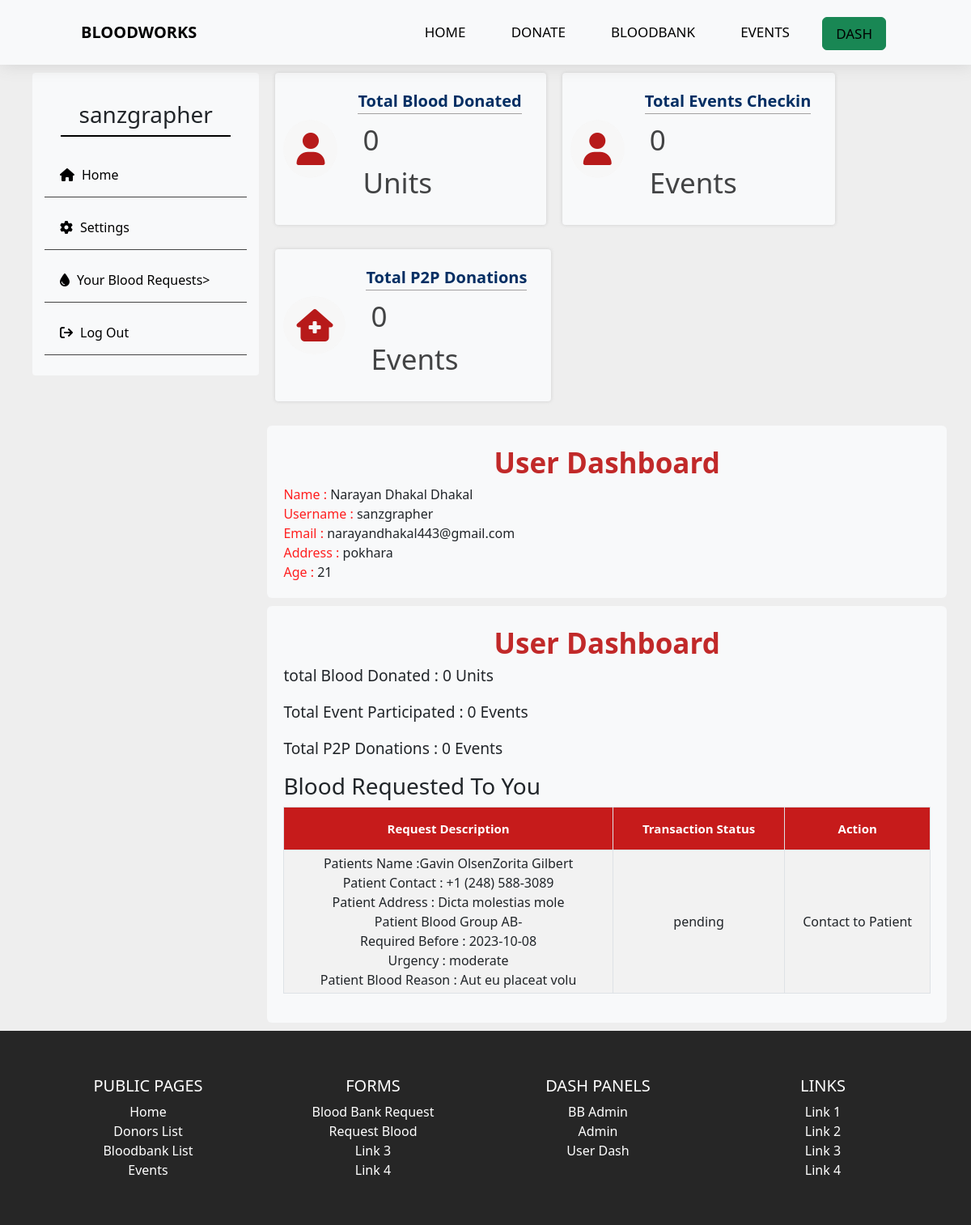
The app's page /dash (signed in) with its own data.
### tables this page shows
CREATE TABLE `user` (
  `id` int(11) NOT NULL,
  `fname` varchar(20) DEFAULT NULL,
  `mname` varchar(20) DEFAULT NULL,
  `lname` varchar(20) DEFAULT NULL,
  `dateofbirth` date DEFAULT NULL,
  `email` varchar(50) DEFAULT NULL,
  `password` varchar(70) DEFAULT NULL,
  `username` varchar(25) DEFAULT NULL,
  `bloodgroup` varchar(5) DEFAULT NULL,
  `donor_availability` varchar(15) DEFAULT NULL,
  `address` varchar(100) DEFAULT NULL,
  `phone_no` varchar(100) DEFAULT NULL,
  `age` int(11) DEFAULT NULL,
  `last_donation_date` date DEFAULT NULL
);

CREATE TABLE `request_list` (
  `req_id` int(11) NOT NULL,
  `user_id` int(11) DEFAULT NULL,
  `transaction_type` varchar(8) NOT NULL,
  `donor_id` int(11) NOT NULL,
  `transaction_status` varchar(50) DEFAULT NULL,
  `req_description` text DEFAULT NULL,
  `required_blood_group` varchar(5) NOT NULL,
  `required_date` date NOT NULL,
  `req_blood_unit` int(11) NOT NULL
);

### controllers/Dash.php (called while the page is built, shortened)
<?php
class Dash extends User
{
    public function index($a = "", $b = "", $c = "")
    {
        $loggedindata = $this->getUserData();
        $eventlist = $this->eventLists();
        $user_totalDonated = $this->u_totalDonated(getLoggedinUser('userid'));
        $user_totalEvents = $this->totalUserEvents(getLoggedinUser('userid'), "count");
        $user_totalP2p = $this->totalP2Pdonated(getLoggedinUser('userid'), "count");
       $stat=[
              "totalDonated" => $user_totalDonated,
                "totalEvents" => $user_totalEvents,
                "totalp2p" => $user_totalP2p,
       ];
        $data = [
                "loggedinuser" => $loggedindata,
            "events" => $eventlist,
            "stats" => $stat,
            "requestedTo" => $this->requestedTo(getLoggedinUser('userid')),
            ];
        $this->view('dash/home', $data);
    }
    public function getUserData()
    {
         $getuserdata = new Model;
        $getuserdata->table = "user";
        $getuserdata->order_column = "id";
        $getsessionid = getLoggedinUser('userid');
        $data = [
            "id" => "$getsessionid"
        ];
        $getuserdata = $getuserdata->where($data);
        return $getuserdata;
    }
    private function eventLists()
    {
        $eventlist = new Model;
        $eventlist->table = "event";
        $eventlist->order_column = "event_id";
        $eventlist = $eventlist->findAll();
        return $eventlist;
    }
    private function requestedTo ($u_id){
        $requestedTo = new Model;
        $requestedTo->table = "request_list";
        $requestedTo->order_column = "req_id";
        $data = [
            "donor_id" => $u_id,
            "transaction_status" => "pending"
        ];
        $requestedTo = $requestedTo->where($data);
        return $requestedTo;
    }
}

### includes/app.php (called while the page is built, shortened)
<?php
class App
{
    private $method = "index";
    public function splitURL()
    {
        $URL = $_GET['url'] ?? 'home';
        $URL = explode("/", trim($URL, "/"));
        return $URL;
    }
    public function loadController()
    {
        $URL = $this->splitURL();
        if($URL[0] == "dash"){
            if ($URL[0] == "dash" && !isset($URL[1])) {
                $filename = "controllers/Dash"  . ".php";
            } elseif ($URL[0] == "dash" && isset($URL[1])) {
                $filename = "controllers/" . $URL[0] . $URL[1] . ".php";
            }
        }
        elseif ($URL[0] == "admin"  ) {
            if ($URL[0] == "admin" && !isset($URL[1])) {
                $filename = "controllers/Admin"  . ".php";
            } elseif ($URL[0] == "admin" && isset($URL[1])) {
                $filename = "controllers/" . $URL[0] . $URL[1] . ".php";
            }
        }
        elseif ($URL[0] == "bbadmin"  ) {
            if ($URL[0] == "bbadmin" && !isset($URL[1])) {
                $filename = "controllers/bbadmin"  . ".php";
            } elseif ($URL[0] == "bbadmin" && isset($URL[1])) {
                $filename = "controllers/" . $URL[0] . $URL[1] . ".php";
            }
        }
        else{
            $filename = "controllers/" .$URL[0] . ".php";
        }
        if (file_exists($filename)) {
            unset($URL[0]);
        } else {
            $filename = "controllers/_404.php";
            require $filename;
            $this->controller = "_404";
        }
        $controller = new $this->controller;
        $URL = $URL ? array_values($URL) : [];
        call_user_func_array([$controller, $this->method], $URL);
    }
}

### index.php (called while the page is built, shortened)
<?php
$app = new App;
$app->loadController();
?>

### includes/database.php (called while the page is built, shortened)
<?php
trait Database
{
    public function connect()
    {
        $string = "mysql:hostname=" . DBHOST . ";dbname=" . DBNAME;
        $con = new PDO($string, DBUSER, DBPASS);
        return $con;
    }
    public function query($query, $data = [])
    {
        $con = $this->connect();
        $stm = $con->prepare($query);
        $check = $stm->execute($data);
        if ($check) {
            $result = $stm->fetchAll(PDO::FETCH_OBJ);
            if (is_array($result) && count($result)) {
                return $result;
            }
        }
        return false;
    }
}

### includes/models.php (called while the page is built, shortened)
<?php
class Model
{
    public $table = "users";
    protected $limit = '100';
    protected $offset = 0;
    protected $order_type = "desc";
    public $order_column = "id";
    public function where($data, $data_not = [])
    {
        $keys = array_keys($data);
        $query = "select * from $this->table where ";
        foreach ($keys as $key) {
            $query .= $key . " = :" . $key . " && ";
        }
        $query = trim($query, " && ");
        $query .= " order by $this->order_column $this->order_type limit $this->limit offset $this->offset";
        $data = array_merge($data, $data_not);
        return $this->query($query, $data);
    }
}

### views/dash/home.views.php (the view)
<?php
include_once 'views/header.php';
?>
<main class="dash-container">
    <section class="dashboard_container">
        <?php include "asidemenu.php" ?>
        <div class="info ">
            <div class="bank-card-list">
                <div class="bank-card">
                    <i class="fa-solid fa-user"></i>
                    <div class="card-data">
                        <a href="#">Total Blood Donated</a>
                        <p><?= $stats['totalDonated'] . " Units"  ?></p>
                    </div>
                </div>
                <div class="bank-card">
                    <i class="fa-solid fa-user"></i>
                    <div class="card-data">
                        <a href="#">Total Events Checkin</a>
                        <p><?= $stats['totalEvents'] . " Events" ?></p>
                    </div>
                </div>
                <div class="bank-card">
                    <i class="fa-solid fa-house-medical"></i>
                    <div class="card-data">
                        <a href="#">Total P2P Donations</a>
                        <p><?= $stats['totalp2p'] . " Events" ?></p>
                    </div>
                </div>
            </div>
            <div class="container">
                <div class="heading">
                    User Dashboard
                </div>
                <?php foreach ($loggedinuser as $user) { ?>
                    <div class="userdetails">
                        <div class="detail-item">
                            <span class="text-primary">Name :</span> <?= $user->fname . " " . $user->mname . " " . $user->lname ?>
                        </div>
                        <div class="detail-item">
                            <span class="text-primary">Username :</span> <?= $user->username ?>
                        </div>
                        <div class="detail-item">
                            <span class="text-primary">Email :</span> <?= $user->email ?>
                        </div>
                        <div class="detail-item">
                            <span class="text-primary">Address :</span> <?= $user->address ?>
                        </div>
                        <div class="detail-item">
                            <span class="text-primary">Age :</span> <?= $user->age ?>
                        </div>
                    </div>
                <?php } ?>
            </div>
            <div class="container">
                <div class="heading">
                    User Dashboard
                </div>
                <p title="Total Blood Units Donated">total Blood Donated : <?= $stats['totalDonated'] . " Units" ?></p>
                <p title="Total Event Participated">Total Event Participated : <?= $stats['totalEvents'] . " Events" ?></p>
                <p title="Total p2p Participated">Total P2P Donations : <?= $stats['totalp2p'] . " Events" ?></p>
                <div class="table-section">
                    <h3>Blood Requested To You </h3>
                    <div style="overflow-x:auto;">
                        <?php if (empty($requestedTo)) {
                            echo "You dont have any active p2p donation requests";
                        } else { ?>
                            <table id="datatable" class="table table-hover table-striped table-bordered table-sm" cellspacing=" 0" width="100%">
                                <thead>
                                    <tr>
                                        <th>Request Description</th>
                                        <th>Transaction Status</th>
                                        <th>Action</th>
                                    </tr>
                                </thead>
                                <?php
                                foreach ($requestedTo as $request) { ?>
                                    <tr>
                                        <td><?= $request->req_description  ?></td>
                                        <td><?= $request->transaction_status; ?></td>
                                        <td>
                                            <?php if ($request->transaction_status != "completed") { ?>
                                                Contact to Patient
                                            <?php
                                            } else { ?>
                                                This Transaction is completed
                                            <?php } ?>
                                        </td>
                                    </tr>
                                <?php
                                }
                                ?>
                            </table>
                        <?php
                        }
                        ?>
                    </div>
                </div>
            </div>
        </div>
    </section>
</main>
<?php include_once 'views/footer.php' ?>

### views/dash/asidemenu.php (shortened to what this page needs)
<div class="dashboard ">
    <?php foreach ($loggedinuser as $user) {
       ?>
        <div class="profile-container">
            <h3><?= $user->username ?></h3>
        </div>
        <div class="side-list">
            <a href="<?= HOSTNAME ?>dash/">
               <i class="fa-solid fa-house"></i>Home</a>
            <a href="<?= HOSTNAME ?>dash/edit">
               <i class="fa-solid fa-gear"></i>Settings</a>
            <a href="<?= HOSTNAME ?>dash/requests">
               <i class="fa-solid fa-droplet"></i>Your Blood Requests></a>
            <a href="<?= HOSTNAME ?>logout">
                <i class="fa-solid fa-arrow-right-from-bracket"></i>Log Out</a>
        </div>
    <?php  }
       ?>
</div>

### assets/css/style.css (style rules this page uses)
* { margin: 0; padding: 0; box-sizing: border-box; }
body { background: #eeeeee; }
main { min-height: 100vh; }
.text-primary { color: #ff1f1f !important; }
.table-section { position: relative; }
td, th { padding: 20px; height: 30px; justify-content: center; align-content: center; text-align: center; }
#datatable th { background-color: rgb(198, 27, 27); font-weight: bold; color: white; font-size: 15px; padding: 15px; text-align: center; }
.bank-card { width: 100%; display: flex; flex-direction: row; justify-content:center; padding: 10px 20px 10px 10px; background-color: #F8F9FA; width: calc(100% / 2 - 80px); min-width: fit-content; border-radius: 4px; margin-bottom: 10px; box-shadow: 0 0 4px 0 rgba(161, 161, 161, 0.4); }
.bank-card i { font-size: 40px; color: #b71a1a; width: fit-content; height: fit-content; margin: auto; border: 1px solid rgb(247, 247, 247); background-color:rgb(247, 247, 247); border-radius: 100%; padding: 15px; }
.card-data { display: flex; flex-direction: column; width: 100%; padding: 10px 10px 10px 25px; }
.card-data p { color: #424344; width: 55%; font-size: 35px; text-align: left; margin: 6px; }
.card-data a { color: #032e63; text-decoration: none; font-weight: 600; font-size: 20px; border-bottom: 1px solid #a3a1a1;; }
.bank-card-list { flex-wrap: wrap; gap: 20px; padding: 10px; }
.bank-card-link, .bank-card-list,.card-link-container { display: flex; flex-direction: row; }
.dash-container { width: 100%; }
.dashboard_container { position: relative; display: flex; flex-direction: row; top: 40px; left: 0; max-width: 1140px; margin: 40px auto; }
.dashboard { width: 25%; min-width: 15%; height: fit-content; }
.dashboard ,.info { overflow: none; margin: 10px; }
.dashboard, .info .container { background-color: #F8F9FA; border-radius: 4px; padding: 15px; }
.info .container { margin: 10px 0; }
.profile-container { display: flex; flex-direction: column; justify-content: center; align-items: center; margin: 20px; border-bottom: 2px solid black; }
.side-list { display: flex; flex-direction: column; margin-top: 10px; height: fit-content; }
.side-list a { display: block; margin-bottom: 10px; margin-left: 0; padding: 10px; width: 100%; border-bottom: 1px solid rgb(68, 68, 68); font-size: 1rem; text-decoration: none; color: black; }
.side-list a i { padding: 9px; }
.info { width: 75%; }
.info { position: relative; margin: auto; }
.info .container , .inf .container { position: relative; border-radius: 6px; background-color: #F8F9FA; padding: 20px; }
.info .container .heading, .container h1, .inf .container .heading { position: relative; font-size: 35px; font-weight: bold; width: fit-content; margin: auto; color: rgb(193, 41, 41); }
@media screen and (min-width: 769px) { p { font-size: 1.2em; } }

### records on screen
user: username "sanzgrapher", fname "Narayan", mname "Dhakal", lname "Dhakal", email "narayandhakal443@gmail.com", address "pokhara", age "21"
request_list: req_description "Patients Name :Gavin OlsenZorita Gilbert Patient Contact : +1 (248) 588-3089 Patient Address : Dicta molestias mole Patient Blood Group AB- Required Before : 2023-10-08 Urgency : moderate Patient Blood Reason : Aut eu placeat volu", transaction_status "pending", shows "Contact to Patient"

### other values on screen
$stats['totalDonated'] "0"
$stats['totalEvents'] "0"
$stats['totalp2p'] "0"
